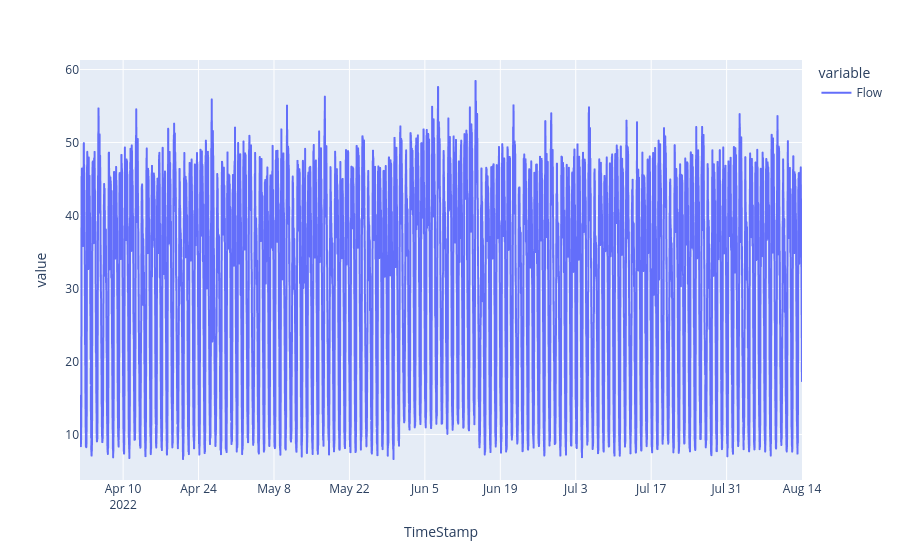

The notebook cell saved with this chart:
### Code cell
# Load Data
dma_flow = pd.read_csv(dma_path, index_col='TimeStamp', date_format='%d/%m/%Y %H:%M')
dma_flow['Flow'] = dma_flow['Flow'].ewm(alpha=0.75, adjust=False).mean()
dma_flow = dma_flow.resample('15min').min()

# Curate Flows between 00:00 - 6:00 and Visualize
group_dma_flow = dma_flow.between_time('02:00:00', '03:59:00')
px.line(dma_flow, x=dma_flow.index, y=['Flow'])

### Figure 1 — Plotly figure (JSON) as saved in the notebook; plotly's stock layout.template omitted (floating-point values rounded to 4 significant figures; data arrays with more than 128 entries replaced by an {"elided": "..."} marker saying what was removed)
{"data": [{"hovertemplate": "variable=Flow<br>TimeStamp=%{x}<br>value=%{y}<extra></extra>", "legendgroup": "Flow", "line": {"color": "#636efa", "dash": "solid"}, "marker": {"symbol": "circle"}, "mode": "lines", "name": "Flow", "showlegend": true, "type": "scattergl", "x": {"elided": "12864 str values"}, "xaxis": "x", "y": {"elided": "12864 float values"}, "yaxis": "y"}], "layout": {"legend": {"title": {"text": "variable"}, "tracegroupgap": 0}, "margin": {"t": 60}, "xaxis": {"anchor": "y", "domain": [0, 1], "title": {"text": "TimeStamp"}}, "yaxis": {"anchor": "x", "domain": [0, 1], "title": {"text": "value"}}}}
